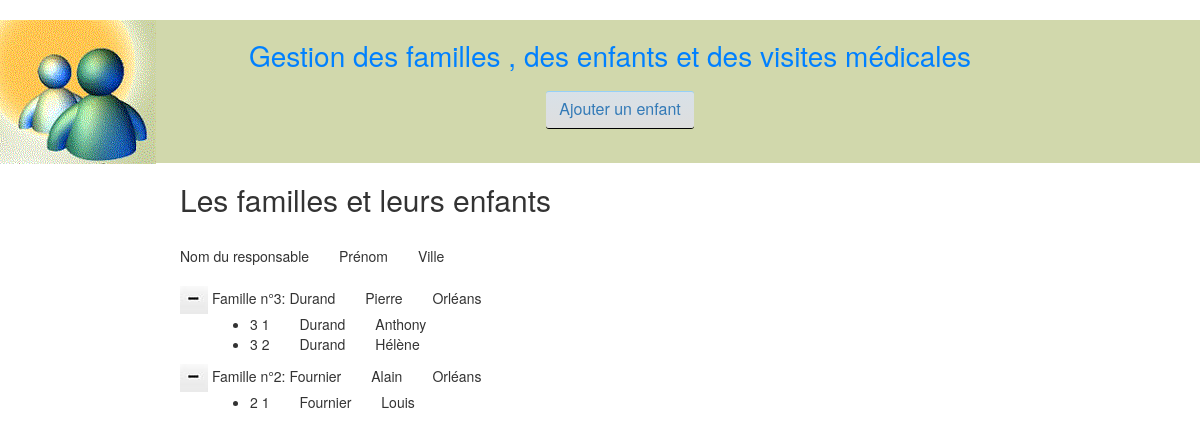
The page / on the database its author committed.
### tables this page shows
CREATE TABLE IF NOT EXISTS `famille` (
  `idFamille` int(11) NOT NULL AUTO_INCREMENT,
  `NomResp` varchar(25) NOT NULL,
  `prenomResp` varchar(25) NOT NULL,
  `rue` varchar(50) DEFAULT NULL,
  `cp` char(5) DEFAULT NULL,
  `ville` varchar(50) DEFAULT NULL,
  `tel` char(14) DEFAULT NULL,
  PRIMARY KEY (`idFamille`)
);

CREATE TABLE IF NOT EXISTS `enfant` (
  `IdEnfant` int(11) NOT NULL,
  `NomEnf` varchar(25) DEFAULT NULL,
  `PrenomEnf` varchar(25) NOT NULL,
  `dateNaiss` date DEFAULT NULL,
  `idFamille` int(11) NOT NULL,
  PRIMARY KEY (`IdEnfant`,`idFamille`),
  KEY `FK_Enfant_idFamille` (`idFamille`),
  KEY `IdEnfant` (`IdEnfant`)
);

### index.php (the view, shortened to what this page needs)
<!DOCTYPE html>
<html>
  <head>
	<link rel="stylesheet" href="style/style.css" id="mycss"/>
	<link href="https://maxcdn.bootstrapcdn.com/bootstrap/3.3.7/css/bootstrap.min.css" rel="stylesheet">
  </head>
  <body>
  <?php
	include('includes/header.inc.php');
	?>
    <section>
  <h2>Les familles et leurs enfants</h2>
	<?php
	$bdd=getBdd();
	$ch='SELECT * FROM Famille ORDER BY nomResp, prenomResp';
	$req=$bdd->query($ch);
	$familles=$req->fetchAll();
	if ($familles){
	?>
	<div id="lesFamilles">
	<BR/>
	<span>Nom du responsable</span><span class="c">Prénom</span><span class="c">Ville</span><BR/><BR/>
	<?php
		foreach ($familles as $res){
			?>
			<div>
			<?php echo '<img src="images/moins.jpg" name="moins" onclick="afficher(this);"/> <span>Famille n°'.$res['idFamille'].': </span>';
			echo '<span>'.$res['NomResp'].'</span><span class="c">'.$res['prenomResp'].'</span><span class="c">'.$res['ville'].'</span><BR/>';
			$ch='SELECT * FROM enfant WHERE idFamille='.$res['idFamille'].' ORDER BY nomEnf, prenomEnf';
			$req=$bdd->query($ch);
			$enfants=$req->fetchAll();
			echo '<ul>';
			foreach ($enfants as $enf){
			echo '<li class="e"><span>'.$res['idFamille'].'  '.$enf['IdEnfant'].'</span><span class="c">'.$enf['NomEnf'].'</span><span class="c">'.$enf['PrenomEnf'].'</span>
			</li>';
			}
			echo '</ul></div>';
		}
	?>
	<?php
	}
	else echo '<h3>pas de famille...</h3>';
	?>
	</div>
	</section>
</body>
</html>

### includes/header.inc.php
<header>
	<div id="bloc1">
	    <img src="images/bg.gif" id="logo" alt="logoEntete">
		<h1  id="titreHeader">Gestion des familles , des enfants et des visites médicales</h1>
	</div>
	<nav>
		<ul>
		<li><p class="bouton"><a href="choixFamille.php">Ajouter un enfant</a></p></li>
		</ul>
	</nav>
   </header>

### style/style.css (style rules this page uses)
h2 { margin : 20px 0px; }
.c { margin-left:30px; }
.e { margin-left:30px; }
#logo { position: absolute; }
header h1 { text-align: center; font-size: 200%; color:#0080FF; margin-left:20px; padding-top:20px; }
section { margin: 0 auto; width: 70%; margin-top: 15px; }
nav { text-align: center; }
nav li { display: inline-block; padding: 10px; }
nav ul { list-style-type: none; }
a:link { text-decoration: none; border: none; }
.bouton { border-top: 1px solid #96d1f8; background: #dedede; background: -webkit-gradient(linear, left top, left bottom, from(#d8e1e8), to(#dedede)); padding: 6.5px 13px; -webkit-border-radius: 3px; -moz-border-radius: 3px; border-radius: 3px; -webkit-box-shadow: rgba(0,0,0,1) 0 1px 0; -moz-box-shadow: rgba(0,0,0,1) 0 1px 0; box-shadow: rgba(0,0,0,1) 0 1px 0; font-size: 16px; vertical-align: middle; }

### rows shown on the page
famille: idFamille "3", NomResp "Durand", prenomResp "Pierre", ville "Orléans"
enfant: idFamille.idFamille "3", IdEnfant "1", NomEnf "Durand", PrenomEnf "Anthony"
enfant: idFamille.idFamille "3", IdEnfant "2", NomEnf "Durand", PrenomEnf "Hélène"
famille: idFamille "2", NomResp "Fournier", prenomResp "Alain", ville "Orléans"
enfant: idFamille.idFamille "2", IdEnfant "1", NomEnf "Fournier", PrenomEnf "Louis"
